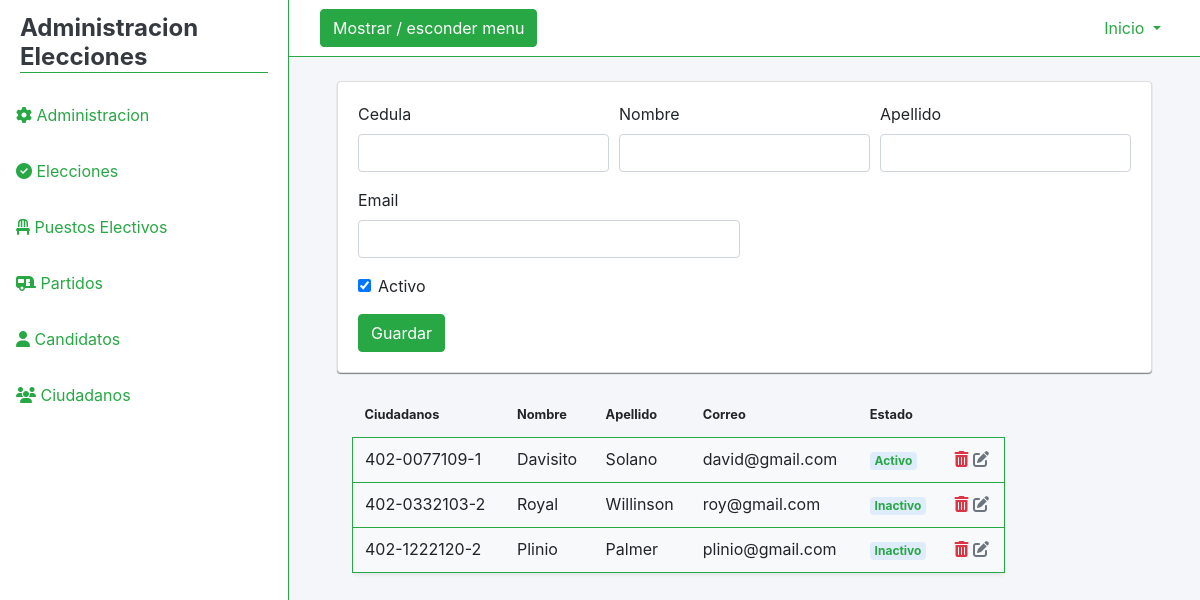
The app's page /ciudadanos/vistas/addCiudadano.php (signed in), older data.
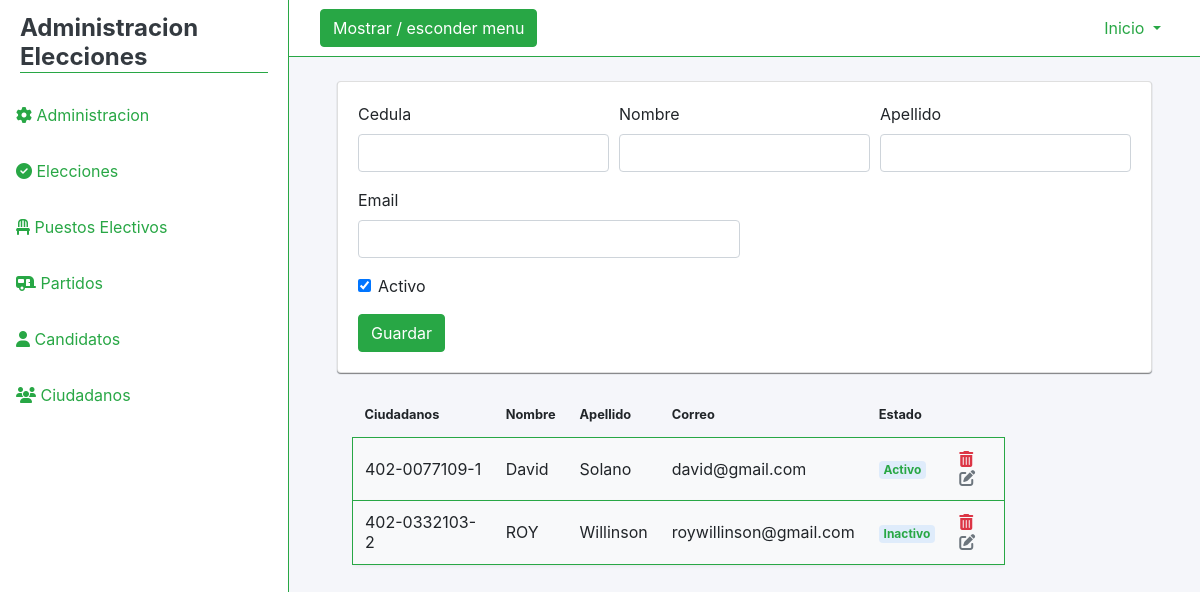
The same page, newer data.
### tables this page shows
CREATE TABLE `ciudadanos` (
  `Cedula` varchar(45) NOT NULL,
  `Nombre` varchar(45) DEFAULT NULL,
  `Apellido` varchar(45) DEFAULT NULL,
  `Email` varchar(45) DEFAULT NULL,
  `Estado` varchar(45) DEFAULT NULL
);

### ciudadanos/servicios/CiudadanoServiceDataBase.php (called while the page is built, shortened)
<?php
class CiudadanoServiceDatabase
{
    private $context;
    public function __construct()
    {
        $this->context = new Conexion();
    }
    public function GetList()
    {
        $ciudadanos = array();
        $db = $this->context->conectar();
        $stmt = $db->prepare("SELECT * FROM ciudadanos ORDER BY Estado ");
        $stmt->execute();
        $result = $stmt->get_result();
        if ($result->num_rows !== 0) {
            while ($row = $result->fetch_object()) {
                $ciudadano = new Ciudadano();
                $ciudadano->InicializarDatos($row->Cedula, $row->Nombre, $row->Apellido, $row->Email, $row->Estado);
                array_push($ciudadanos, $ciudadano);
            }
        }
        return $ciudadanos;
    }
}

### ciudadanos/servicios/ciudadano.php (called while the page is built, shortened)
<?php
class Ciudadano
{
    public function InicializarDatos($Cedula, $Nombre, $Apellido, $Email, $Estado)
    {
        $this->Cedula = $Cedula;
        $this->Nombre = $Nombre;
        $this->Apellido = $Apellido;
        $this->Email = $Email;
        $this->Estado = $Estado;
    }
}

### ciudadanos/vistas/addCiudadano.php (the view, shortened to what the changed rows need)
<?php
require_once '../servicios/CiudadanoServiceDatabase.php';
require_once '../servicios/ciudadano.php';
$ciudadano = new CiudadanoServiceDatabase();
$lista = $ciudadano->GetList();
?>
<!DOCTYPE html>
<html lang="en">
<head>
    <link rel="stylesheet" href="../../assets/css/admin.css" type="text/css">
    <link rel="stylesheet" href="https://stackpath.bootstrapcdn.com/bootstrap/4.5.0/css/bootstrap.min.css">
</head>
<body>
<div class="d-flex" id="content-wrapper">
    <div id="page-content-wrapper" class="w-100 bg-light-blue">
            <div class="col-xl-9 col-lg-12 ml-5 mt-3">
              <div class="table-responsive">
                <table class="table">
                  <thead>
                    <tr>
                      <th colspan="col"><small class="font-weight-bold">Ciudadanos<small></th>
     <th scope="col"><small class="font-weight-bold">Nombre<small></th>
                      <th scope="col"><small class="font-weight-bold">Apellido<small></th>
                       <th scope="col"><small class="font-weight-bold">Correo<small></th>
                       <th scope="col"><small class="font-weight-bold">Estado<small></th>
                    </tr>
                  </thead>
                  <tbody>
                      <?php foreach ($lista as $list): ?>
                    <tr class="shadow-sm border border-success rounded">
                      <td class="align-middle"><span class="d-block"> <?php echo $list->Cedula; ?></span></td>
                      <td class="align-middle"><span class="d-block"> <?php echo $list->Nombre; ?></span></td>
                      <td class="align-middle"><span class="d-block"> <?php echo $list->Apellido; ?> </span></td>
                      <td class="align-middle"><span class="d-block"> <?php echo $list->Email; ?> </span></td>
                      <td class="align-middle"><span class="badge badge-primary text-success"> <?php echo $list->Estado ?></span></td>
                      <td class="align-middle">
                          <a href="../servicios/borrar.php?id=<?php echo $list->Cedula; ?>"> <i class="fas fa-trash-alt text-danger"></i></a>
                         <a href="editCiudadano.php?id=<?php echo $list->Cedula; ?>">  <i class="fas fa-edit text-secondary"></i>   </td></a>
                    </tr>
                    <?php endforeach;?>
                  </tbody>
                </table>
              </div>
            </div>
</body>
</html>

Row changes from the older to the newer data that the page shows:
removed ciudadanos: Cedula "402-1222120-2", Nombre "Plinio", Apellido "Palmer", Email "plinio@gmail.com", Estado "Inactivo"
changed ciudadanos "Solano": Nombre "Davisito" → "David"
changed ciudadanos "Willinson": Nombre "Royal" → "ROY"; Email "roy@gmail.com" → "roywillinson@gmail.com"
